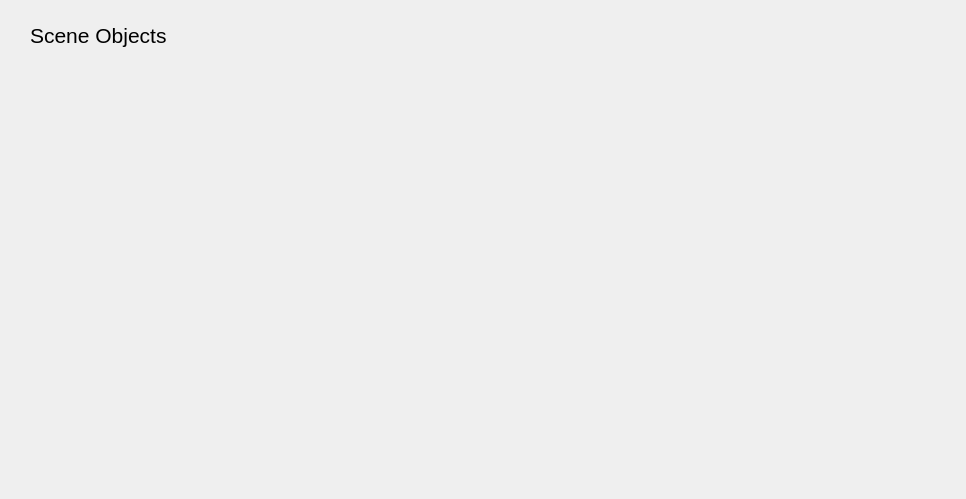
<?xml version="1.0" encoding="UTF-8"?>
<ui version="4.0">
 <class>PCLViewer</class>
 <widget class="QMainWindow" name="PCLViewer">
  <property name="geometry">
   <rect>
    <x>0</x>
    <y>0</y>
    <width>966</width>
    <height>499</height>
   </rect>
  </property>
  <property name="minimumSize">
   <size>
    <width>0</width>
    <height>0</height>
   </size>
  </property>
  <property name="maximumSize">
   <size>
    <width>5000</width>
    <height>5000</height>
   </size>
  </property>
  <property name="windowTitle">
   <string>PCLViewer</string>
  </property>
  <widget class="QWidget" name="centralwidget">
   <widget class="QVTKWidget" name="qvtkWidget" native="true">
    <property name="geometry">
     <rect>
      <x>300</x>
      <y>10</y>
      <width>640</width>
      <height>480</height>
     </rect>
    </property>
   </widget>
   <widget class="QLabel" name="label">
    <property name="geometry">
     <rect>
      <x>30</x>
      <y>20</y>
      <width>191</width>
      <height>31</height>
     </rect>
    </property>
    <property name="font">
     <font>
      <pointsize>16</pointsize>
      <weight>50</weight>
      <italic>false</italic>
      <bold>false</bold>
     </font>
    </property>
    <property name="text">
     <string>Scene Objects</string>
    </property>
   </widget>
  </widget>
 </widget>
 <customwidgets>
  <customwidget>
   <class>QVTKWidget</class>
   <extends>QWidget</extends>
   <header>QVTKWidget.h</header>
  </customwidget>
 </customwidgets>
 <resources/>
 <connections/>
</ui>
